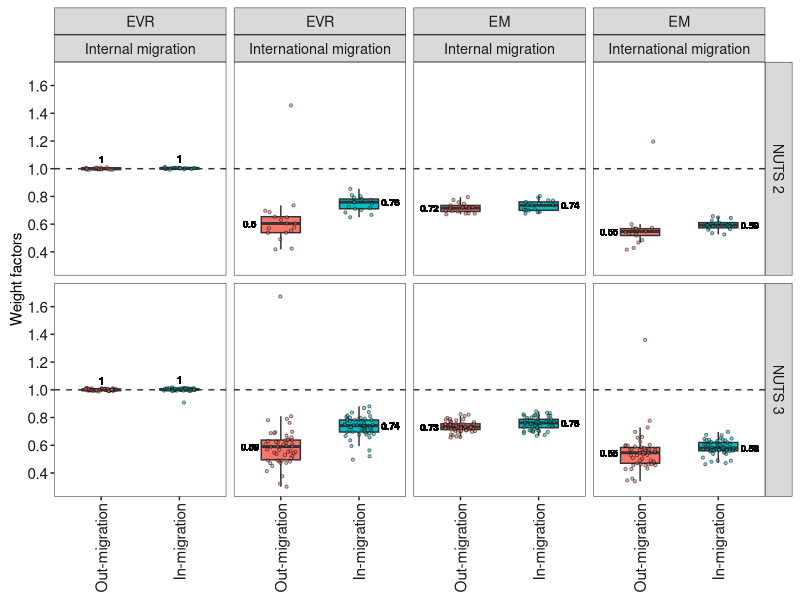

Write the R code that produced this figure.

setwd("C:\\Users\\Miguel González\\OneDrive - El Colegio de México A.C\\Drive\\Publicaciones___\\EMCR_EVR_EM\\EnglishV")

library(dplyr)
library(ggplot2)


### DATA NUTS 2 ###

data_ccaa <- read.csv('Fig3_WeightDif_NUTS2.csv')

data_ccaa$NUTS <- "NUTS 2"

data_ccaa <- data_ccaa[,-1]


### DATA NUTS 3 ###

data_prov <- read.csv('Fig3_WeightDif_NUTS3.csv')

data_prov$NUTS <- "NUTS 3"

data_prov <- data_prov[,-1]


#### JOIN DATA ###

data <- rbind(data_ccaa, data_prov)


### ORDER ###

data$type<- factor(data$type, levels=c("Internal migration",
                                        "International migration"))

data$source <- factor(data$source, levels=c("EVR",
                                            "EM"))

data$move<- factor(data$move, levels=c("Out-migration",
                                        "In-migration"))


##################
###### PLOT ######
##################

bmp(file="Fig3_WeightDif.bmp", width=9, height=7, units='in', res=300)

ggplot(data, aes(x=move, y=value, fill=move)) + 
  
  facet_grid(NUTS ~ source + type)+
  
  geom_boxplot(width=0.5, outlier.color=NA) +
  
  geom_jitter(position=position_jitter(0.2), size=0.75, alpha=0.5, pch=21)+
  
  scale_color_manual(values=c("#F8766D", "#00BFC4"))+
  
  scale_y_continuous(limits=c(0.3, 1.7), breaks=seq(0.4, 1.6, 0.2))+
  
  geom_hline(yintercept=1, linewidth=0.5, colour="grey20", linetype="dashed")+
  
  labs(x=NULL, y="Weight factors") +
  
  # NUTS 2 labels #
  
  geom_text(data=filter(data, move=="Out-migration",
                        NUTS=="NUTS 2",
                        type=="Internal migration",
                        source=="EVR"),
            aes(x=move, y=median(value)+0.07,
                label=round(median(value),2)),
            color="black",
            size=2.5,
            fontface="bold") +
  
  geom_text(data=filter(data, move=="In-migration",
                        NUTS=="NUTS 2",
                        type=="Internal migration",
                        source=="EVR"),
            aes(x=move, y=median(value)+0.07,  
                label=round(median(value),2)),
            color="black",
            size=2.5,
            fontface="bold") +
  
  geom_text(data=filter(data, move=="Out-migration", NUTS=="NUTS 2",
                        type=="International migration",
                        source=="EVR"),
            aes(x=0.6, y=median(value),  
                label=round(median(value),2)),
            color="black",
            size=2.5,
            fontface="bold") +
  
  geom_text(data=filter(data, move=="In-migration",
                        NUTS=="NUTS 2",
                        type=="International migration",
                        source=="EVR"),
            aes(x=2.4, y=median(value),   
                label=round(median(value),2)),
            color="black",
            size=2.5,
            fontface="bold") +
  
  geom_text(data=filter(data, move=="Out-migration",
                        NUTS=="NUTS 2",
                        type=="Internal migration",
                        source=="EM"),
            aes(x=0.6, y=median(value), 
                label=round(median(value),2)),
            color="black",
            size=2.5,
            fontface="bold") +
  
  geom_text(data=filter(data, move=="In-migration",
                        NUTS=="NUTS 2",
                        type=="Internal migration",
                        source=="EM"),
            aes(x=2.4, y=median(value),   
                label=round(median(value),2)),
            color="black",
            size=2.5,
            fontface="bold") +
  
  geom_text(data=filter(data, move=="Out-migration",
                        NUTS=="NUTS 2",
                        type=="International migration",
                        source=="EM"),
            aes(x=0.6, y=median(value),  
                label=round(median(value),2)),
            color="black",
            size=2.5,
            fontface="bold") +
  
  geom_text(data=filter(data, move=="In-migration",
                        NUTS=="NUTS 2",
                        type=="International migration",
                        source=="EM"),
            aes(x=2.4, y=median(value),   
                label=round(median(value),2)),
            color="black",
            size=2.5,
            fontface="bold") +
  
  # NUTS 3 labels #
  
  geom_text(data=filter(data, move=="Out-migration",
                        NUTS=="NUTS 3",
                        type=="Internal migration",
                        source=="EVR"),
            aes(x=move, y=median(value)+0.07,
                label=round(median(value),2)),
            color="black",
            size=2.5,
            fontface="bold") +
  
  geom_text(data=filter(data, move=="In-migration",
                        NUTS=="NUTS 3",
                        type=="Internal migration",
                        source=="EVR"),
            aes(x=move, y=median(value)+0.07,  
                label=round(median(value),2)),
            color="black",
            size=2.5,
            fontface="bold") +
  
  geom_text(data=filter(data, move=="Out-migration",
                        NUTS=="NUTS 3",
                        type=="International migration",
                        source=="EVR"),
            aes(x=0.6, y=median(value),  
                label=round(median(value),2)),
            color="black",
            size=2.5,
            fontface="bold") +
  
  geom_text(data=filter(data, move=="In-migration",
                        NUTS=="NUTS 3",
                        type=="International migration",
                        source=="EVR"),
            aes(x=2.4, y=median(value),   
                label=round(median(value),2)),
            color="black",
            size=2.5,
            fontface="bold") +
  
  geom_text(data=filter(data, move=="Out-migration",
                        NUTS=="NUTS 3",
                        type=="Internal migration",
                        source=="EM"),
            aes(x=0.6, y=median(value), 
                label=round(median(value),2)),
            color="black",
            size=2.5,
            fontface="bold") +
  
  geom_text(data=filter(data, move=="In-migration",
                        NUTS=="NUTS 3",
                        type=="Internal migration",
                        source=="EM"),
            aes(x=2.4, y=median(value),   
                label=round(median(value),2)),
            color="black",
            size=2.5,
            fontface="bold") +
  
  geom_text(data=filter(data, move=="Out-migration",
                        NUTS=="NUTS 3",
                        type=="International migration",
                        source=="EM"),
            aes(x=0.6, y=median(value),  
                label=round(median(value),2)),
            color="black",
            size=2.5,
            fontface="bold") +
  
  geom_text(data=filter(data, move=="In-migration",
                        NUTS=="NUTS 3",
                        type=="International migration",
                        source=="EM"),
            aes(x=2.4, y=median(value),   
                label=round(median(value),2)),
            color="black",
            size=2.5,
            fontface="bold") +
  
  theme_bw()+
  
  theme(text=element_text(size=13),
        
        strip.background=element_rect(color="grey15", linewidth=0.35),
        panel.border=element_rect(color="grey15", linewidth=0.35),
        panel.grid.major.x=element_blank(),
        panel.grid.minor.x=element_blank(),
        panel.grid.major.y=element_blank(),
        panel.grid.minor.y=element_blank(),
        
        axis.title.y=element_text(vjust=0.5,size=11),
        axis.text.x=element_text(colour="grey10", size=11, angle=90, vjust=0.5, hjust=1),
        axis.text.y=element_text(colour="grey10", size=11, hjust=1, vjust=0.5),
        axis.ticks=element_line(color="grey15", linewidth=0.5),
        
        legend.title=element_blank(),
        legend.text=element_blank(),
        legend.position="none")

dev.off()
